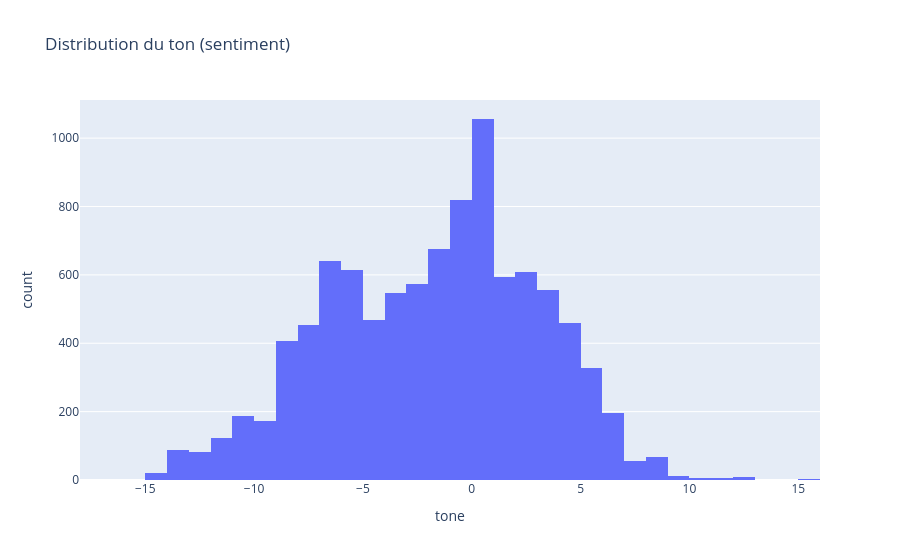

Here is the notebook cell this chart was saved with:
### Markdown cell above
## 4.5 Distribution du ton

### Code cell
fig = px.histogram(
    df,
    x="tone",
    nbins=50,
    title="Distribution du ton (sentiment)",
)

fig.show()

### Figure 1 — Plotly figure (JSON) as saved in the notebook; plotly's stock layout.template omitted (floating-point values rounded to 4 significant figures; data arrays with more than 128 entries replaced by an {"elided": "..."} marker saying what was removed)
{"data": [{"alignmentgroup": "True", "bingroup": "x", "hovertemplate": "tone=%{x}<br>count=%{y}<extra></extra>", "legendgroup": "", "marker": {"color": "#636efa", "pattern": {"shape": ""}}, "name": "", "nbinsx": 50, "offsetgroup": "", "orientation": "v", "showlegend": false, "type": "histogram", "x": {"elided": "9827 float values"}, "xaxis": "x", "yaxis": "y"}], "layout": {"barmode": "relative", "legend": {"tracegroupgap": 0}, "title": {"text": "Distribution du ton (sentiment)"}, "xaxis": {"anchor": "y", "domain": [0, 1], "title": {"text": "tone"}}, "yaxis": {"anchor": "x", "domain": [0, 1], "title": {"text": "count"}}}}
